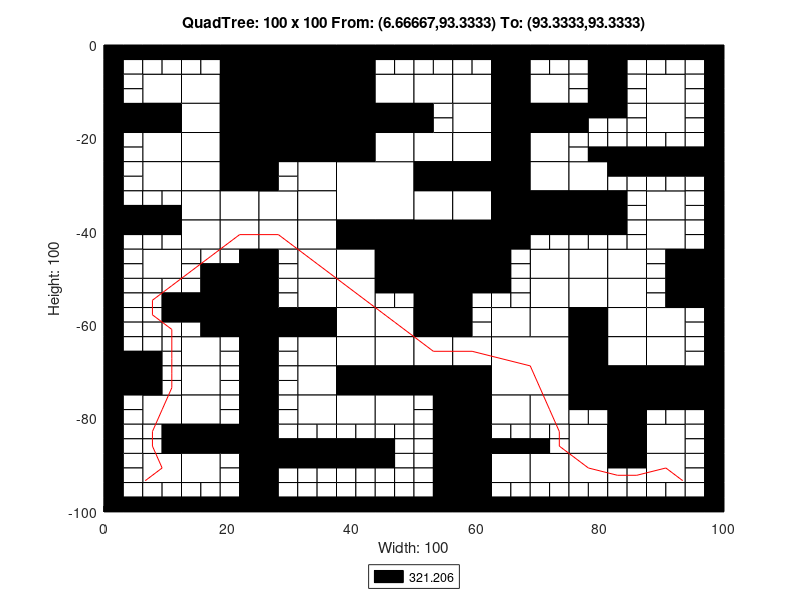

The MATLAB source for this figure:
axis([0 100 -100 0]);
title('QuadTree: 100 x 100 From: (6.66667,93.3333) To: (93.3333,93.3333)');
xlabel('Width: 100');
ylabel('Height: 100');
rectangle('Position',[25 -12.5 12.5 12.5], 'FaceColor',[0 0 0]);
rectangle('Position',[25 -25 12.5 12.5], 'FaceColor',[0 0 0]);
rectangle('Position',[37.5 -37.5 12.5 12.5], 'FaceColor',[1 1 1]);
rectangle('Position',[50 -50 12.5 12.5], 'FaceColor',[0 0 0]);
rectangle('Position',[62.5 -75 12.5 12.5], 'FaceColor',[1 1 1]);
rectangle('Position',[6.25 -12.5 6.25 6.25], 'FaceColor',[1 1 1]);
rectangle('Position',[18.75 -6.25 6.25 6.25], 'FaceColor',[0 0 0]);
rectangle('Position',[12.5 -12.5 6.25 6.25], 'FaceColor',[1 1 1]);
rectangle('Position',[18.75 -12.5 6.25 6.25], 'FaceColor',[0 0 0]);
rectangle('Position',[0 -18.75 6.25 6.25], 'FaceColor',[0 0 0]);
rectangle('Position',[6.25 -18.75 6.25 6.25], 'FaceColor',[0 0 0]);
rectangle('Position',[6.25 -25 6.25 6.25], 'FaceColor',[1 1 1]);
rectangle('Position',[12.5 -18.75 6.25 6.25], 'FaceColor',[1 1 1]);
rectangle('Position',[18.75 -18.75 6.25 6.25], 'FaceColor',[0 0 0]);
rectangle('Position',[12.5 -25 6.25 6.25], 'FaceColor',[1 1 1]);
rectangle('Position',[18.75 -25 6.25 6.25], 'FaceColor',[0 0 0]);
rectangle('Position',[37.5 -6.25 6.25 6.25], 'FaceColor',[0 0 0]);
rectangle('Position',[37.5 -12.5 6.25 6.25], 'FaceColor',[0 0 0]);
rectangle('Position',[43.75 -12.5 6.25 6.25], 'FaceColor',[1 1 1]);
rectangle('Position',[37.5 -18.75 6.25 6.25], 'FaceColor',[0 0 0]);
rectangle('Position',[43.75 -18.75 6.25 6.25], 'FaceColor',[0 0 0]);
rectangle('Position',[37.5 -25 6.25 6.25], 'FaceColor',[0 0 0]);
rectangle('Position',[43.75 -25 6.25 6.25], 'FaceColor',[1 1 1]);
rectangle('Position',[6.25 -31.25 6.25 6.25], 'FaceColor',[1 1 1]);
rectangle('Position',[12.5 -31.25 6.25 6.25], 'FaceColor',[1 1 1]);
rectangle('Position',[18.75 -31.25 6.25 6.25], 'FaceColor',[0 0 0]);
rectangle('Position',[12.5 -37.5 6.25 6.25], 'FaceColor',[1 1 1]);
rectangle('Position',[18.75 -37.5 6.25 6.25], 'FaceColor',[1 1 1]);
rectangle('Position',[6.25 -50 6.25 6.25], 'FaceColor',[1 1 1]);
rectangle('Position',[12.5 -43.75 6.25 6.25], 'FaceColor',[1 1 1]);
rectangle('Position',[18.75 -43.75 6.25 6.25], 'FaceColor',[1 1 1]);
rectangle('Position',[31.25 -31.25 6.25 6.25], 'FaceColor',[1 1 1]);
rectangle('Position',[25 -37.5 6.25 6.25], 'FaceColor',[1 1 1]);
rectangle('Position',[31.25 -37.5 6.25 6.25], 'FaceColor',[1 1 1]);
rectangle('Position',[25 -43.75 6.25 6.25], 'FaceColor',[1 1 1]);
rectangle('Position',[31.25 -43.75 6.25 6.25], 'FaceColor',[1 1 1]);
rectangle('Position',[31.25 -50 6.25 6.25], 'FaceColor',[1 1 1]);
rectangle('Position',[37.5 -43.75 6.25 6.25], 'FaceColor',[0 0 0]);
rectangle('Position',[43.75 -43.75 6.25 6.25], 'FaceColor',[0 0 0]);
rectangle('Position',[37.5 -50 6.25 6.25], 'FaceColor',[1 1 1]);
rectangle('Position',[43.75 -50 6.25 6.25], 'FaceColor',[0 0 0]);
rectangle('Position',[50 -12.5 6.25 6.25], 'FaceColor',[1 1 1]);
rectangle('Position',[56.25 -12.5 6.25 6.25], 'FaceColor',[1 1 1]);
rectangle('Position',[62.5 -6.25 6.25 6.25], 'FaceColor',[0 0 0]);
rectangle('Position',[62.5 -12.5 6.25 6.25], 'FaceColor',[0 0 0]);
rectangle('Position',[68.75 -12.5 6.25 6.25], 'FaceColor',[1 1 1]);
rectangle('Position',[56.25 -18.75 6.25 6.25], 'FaceColor',[1 1 1]);
rectangle('Position',[50 -25 6.25 6.25], 'FaceColor',[1 1 1]);
rectangle('Position',[56.25 -25 6.25 6.25], 'FaceColor',[1 1 1]);
rectangle('Position',[62.5 -18.75 6.25 6.25], 'FaceColor',[0 0 0]);
rectangle('Position',[68.75 -18.75 6.25 6.25], 'FaceColor',[0 0 0]);
rectangle('Position',[62.5 -25 6.25 6.25], 'FaceColor',[0 0 0]);
rectangle('Position',[68.75 -25 6.25 6.25], 'FaceColor',[1 1 1]);
rectangle('Position',[87.5 -12.5 6.25 6.25], 'FaceColor',[1 1 1]);
rectangle('Position',[87.5 -18.75 6.25 6.25], 'FaceColor',[1 1 1]);
rectangle('Position',[50 -31.25 6.25 6.25], 'FaceColor',[0 0 0]);
rectangle('Position',[56.25 -31.25 6.25 6.25], 'FaceColor',[0 0 0]);
rectangle('Position',[50 -37.5 6.25 6.25], 'FaceColor',[1 1 1]);
rectangle('Position',[56.25 -37.5 6.25 6.25], 'FaceColor',[1 1 1]);
rectangle('Position',[62.5 -31.25 6.25 6.25], 'FaceColor',[0 0 0]);
rectangle('Position',[68.75 -31.25 6.25 6.25], 'FaceColor',[1 1 1]);
rectangle('Position',[62.5 -37.5 6.25 6.25], 'FaceColor',[0 0 0]);
rectangle('Position',[68.75 -37.5 6.25 6.25], 'FaceColor',[0 0 0]);
rectangle('Position',[62.5 -43.75 6.25 6.25], 'FaceColor',[0 0 0]);
rectangle('Position',[68.75 -50 6.25 6.25], 'FaceColor',[1 1 1]);
rectangle('Position',[75 -31.25 6.25 6.25], 'FaceColor',[1 1 1]);
rectangle('Position',[75 -37.5 6.25 6.25], 'FaceColor',[0 0 0]);
rectangle('Position',[87.5 -37.5 6.25 6.25], 'FaceColor',[1 1 1]);
rectangle('Position',[75 -50 6.25 6.25], 'FaceColor',[1 1 1]);
rectangle('Position',[81.25 -50 6.25 6.25], 'FaceColor',[1 1 1]);
rectangle('Position',[87.5 -43.75 6.25 6.25], 'FaceColor',[1 1 1]);
rectangle('Position',[93.75 -50 6.25 6.25], 'FaceColor',[0 0 0]);
rectangle('Position',[18.75 -56.25 6.25 6.25], 'FaceColor',[0 0 0]);
rectangle('Position',[18.75 -62.5 6.25 6.25], 'FaceColor',[0 0 0]);
rectangle('Position',[0 -75 6.25 6.25], 'FaceColor',[0 0 0]);
rectangle('Position',[12.5 -68.75 6.25 6.25], 'FaceColor',[1 1 1]);
rectangle('Position',[12.5 -75 6.25 6.25], 'FaceColor',[1 1 1]);
rectangle('Position',[31.25 -56.25 6.25 6.25], 'FaceColor',[1 1 1]);
rectangle('Position',[25 -62.5 6.25 6.25], 'FaceColor',[0 0 0]);
rectangle('Position',[31.25 -62.5 6.25 6.25], 'FaceColor',[0 0 0]);
rectangle('Position',[37.5 -56.25 6.25 6.25], 'FaceColor',[1 1 1]);
rectangle('Position',[37.5 -62.5 6.25 6.25], 'FaceColor',[1 1 1]);
rectangle('Position',[43.75 -62.5 6.25 6.25], 'FaceColor',[1 1 1]);
rectangle('Position',[31.25 -68.75 6.25 6.25], 'FaceColor',[1 1 1]);
rectangle('Position',[31.25 -75 6.25 6.25], 'FaceColor',[1 1 1]);
rectangle('Position',[37.5 -68.75 6.25 6.25], 'FaceColor',[1 1 1]);
rectangle('Position',[43.75 -68.75 6.25 6.25], 'FaceColor',[1 1 1]);
rectangle('Position',[37.5 -75 6.25 6.25], 'FaceColor',[0 0 0]);
rectangle('Position',[43.75 -75 6.25 6.25], 'FaceColor',[0 0 0]);
rectangle('Position',[6.25 -81.25 6.25 6.25], 'FaceColor',[1 1 1]);
rectangle('Position',[12.5 -81.25 6.25 6.25], 'FaceColor',[1 1 1]);
rectangle('Position',[12.5 -87.5 6.25 6.25], 'FaceColor',[0 0 0]);
rectangle('Position',[18.75 -87.5 6.25 6.25], 'FaceColor',[0 0 0]);
rectangle('Position',[6.25 -93.75 6.25 6.25], 'FaceColor',[1 1 1]);
rectangle('Position',[12.5 -93.75 6.25 6.25], 'FaceColor',[1 1 1]);
rectangle('Position',[31.25 -81.25 6.25 6.25], 'FaceColor',[1 1 1]);
rectangle('Position',[37.5 -81.25 6.25 6.25], 'FaceColor',[1 1 1]);
rectangle('Position',[43.75 -81.25 6.25 6.25], 'FaceColor',[1 1 1]);
rectangle('Position',[50 -56.25 6.25 6.25], 'FaceColor',[0 0 0]);
rectangle('Position',[50 -62.5 6.25 6.25], 'FaceColor',[0 0 0]);
rectangle('Position',[68.75 -56.25 6.25 6.25], 'FaceColor',[1 1 1]);
rectangle('Position',[62.5 -62.5 6.25 6.25], 'FaceColor',[1 1 1]);
rectangle('Position',[68.75 -62.5 6.25 6.25], 'FaceColor',[1 1 1]);
rectangle('Position',[50 -68.75 6.25 6.25], 'FaceColor',[1 1 1]);
rectangle('Position',[56.25 -68.75 6.25 6.25], 'FaceColor',[1 1 1]);
rectangle('Position',[50 -75 6.25 6.25], 'FaceColor',[0 0 0]);
rectangle('Position',[56.25 -75 6.25 6.25], 'FaceColor',[0 0 0]);
rectangle('Position',[75 -56.25 6.25 6.25], 'FaceColor',[1 1 1]);
rectangle('Position',[81.25 -56.25 6.25 6.25], 'FaceColor',[1 1 1]);
rectangle('Position',[75 -62.5 6.25 6.25], 'FaceColor',[0 0 0]);
rectangle('Position',[81.25 -62.5 6.25 6.25], 'FaceColor',[1 1 1]);
rectangle('Position',[93.75 -56.25 6.25 6.25], 'FaceColor',[0 0 0]);
rectangle('Position',[87.5 -62.5 6.25 6.25], 'FaceColor',[1 1 1]);
rectangle('Position',[75 -68.75 6.25 6.25], 'FaceColor',[0 0 0]);
rectangle('Position',[81.25 -68.75 6.25 6.25], 'FaceColor',[1 1 1]);
rectangle('Position',[75 -75 6.25 6.25], 'FaceColor',[0 0 0]);
rectangle('Position',[81.25 -75 6.25 6.25], 'FaceColor',[0 0 0]);
rectangle('Position',[87.5 -68.75 6.25 6.25], 'FaceColor',[1 1 1]);
rectangle('Position',[87.5 -75 6.25 6.25], 'FaceColor',[0 0 0]);
rectangle('Position',[93.75 -75 6.25 6.25], 'FaceColor',[0 0 0]);
rectangle('Position',[56.25 -81.25 6.25 6.25], 'FaceColor',[0 0 0]);
rectangle('Position',[56.25 -87.5 6.25 6.25], 'FaceColor',[0 0 0]);
rectangle('Position',[62.5 -81.25 6.25 6.25], 'FaceColor',[1 1 1]);
rectangle('Position',[68.75 -81.25 6.25 6.25], 'FaceColor',[1 1 1]);
rectangle('Position',[56.25 -93.75 6.25 6.25], 'FaceColor',[0 0 0]);
rectangle('Position',[56.25 -100 6.25 6.25], 'FaceColor',[0 0 0]);
rectangle('Position',[62.5 -93.75 6.25 6.25], 'FaceColor',[1 1 1]);
rectangle('Position',[68.75 -93.75 6.25 6.25], 'FaceColor',[1 1 1]);
rectangle('Position',[81.25 -81.25 6.25 6.25], 'FaceColor',[0 0 0]);
rectangle('Position',[75 -87.5 6.25 6.25], 'FaceColor',[1 1 1]);
rectangle('Position',[81.25 -87.5 6.25 6.25], 'FaceColor',[0 0 0]);
rectangle('Position',[87.5 -87.5 6.25 6.25], 'FaceColor',[1 1 1]);
rectangle('Position',[75 -93.75 6.25 6.25], 'FaceColor',[1 1 1]);
rectangle('Position',[87.5 -93.75 6.25 6.25], 'FaceColor',[1 1 1]);
rectangle('Position',[0 -3.125 3.125 3.125], 'FaceColor',[0 0 0]);
rectangle('Position',[3.125 -3.125 3.125 3.125], 'FaceColor',[0 0 0]);
rectangle('Position',[0 -6.25 3.125 3.125], 'FaceColor',[0 0 0]);
rectangle('Position',[3.125 -6.25 3.125 3.125], 'FaceColor',[1 1 1]);
rectangle('Position',[6.25 -3.125 3.125 3.125], 'FaceColor',[0 0 0]);
rectangle('Position',[9.375 -3.125 3.125 3.125], 'FaceColor',[0 0 0]);
rectangle('Position',[6.25 -6.25 3.125 3.125], 'FaceColor',[1 1 1]);
rectangle('Position',[9.375 -6.25 3.125 3.125], 'FaceColor',[1 1 1]);
rectangle('Position',[0 -9.375 3.125 3.125], 'FaceColor',[0 0 0]);
rectangle('Position',[3.125 -9.375 3.125 3.125], 'FaceColor',[1 1 1]);
rectangle('Position',[0 -12.5 3.125 3.125], 'FaceColor',[0 0 0]);
rectangle('Position',[3.125 -12.5 3.125 3.125], 'FaceColor',[1 1 1]);
rectangle('Position',[12.5 -3.125 3.125 3.125], 'FaceColor',[0 0 0]);
rectangle('Position',[15.625 -3.125 3.125 3.125], 'FaceColor',[0 0 0]);
rectangle('Position',[12.5 -6.25 3.125 3.125], 'FaceColor',[1 1 1]);
rectangle('Position',[15.625 -6.25 3.125 3.125], 'FaceColor',[1 1 1]);
rectangle('Position',[0 -21.875 3.125 3.125], 'FaceColor',[0 0 0]);
rectangle('Position',[3.125 -21.875 3.125 3.125], 'FaceColor',[1 1 1]);
rectangle('Position',[0 -25 3.125 3.125], 'FaceColor',[0 0 0]);
rectangle('Position',[3.125 -25 3.125 3.125], 'FaceColor',[1 1 1]);
rectangle('Position',[43.75 -3.125 3.125 3.125], 'FaceColor',[0 0 0]);
rectangle('Position',[46.875 -3.125 3.125 3.125], 'FaceColor',[0 0 0]);
rectangle('Position',[43.75 -6.25 3.125 3.125], 'FaceColor',[1 1 1]);
rectangle('Position',[46.875 -6.25 3.125 3.125], 'FaceColor',[1 1 1]);
rectangle('Position',[0 -28.125 3.125 3.125], 'FaceColor',[0 0 0]);
rectangle('Position',[3.125 -28.125 3.125 3.125], 'FaceColor',[1 1 1]);
rectangle('Position',[0 -31.25 3.125 3.125], 'FaceColor',[0 0 0]);
rectangle('Position',[3.125 -31.25 3.125 3.125], 'FaceColor',[1 1 1]);
rectangle('Position',[0 -34.375 3.125 3.125], 'FaceColor',[0 0 0]);
rectangle('Position',[3.125 -34.375 3.125 3.125], 'FaceColor',[1 1 1]);
rectangle('Position',[0 -37.5 3.125 3.125], 'FaceColor',[0 0 0]);
rectangle('Position',[3.125 -37.5 3.125 3.125], 'FaceColor',[0 0 0]);
rectangle('Position',[6.25 -34.375 3.125 3.125], 'FaceColor',[1 1 1]);
rectangle('Position',[9.375 -34.375 3.125 3.125], 'FaceColor',[1 1 1]);
rectangle('Position',[6.25 -37.5 3.125 3.125], 'FaceColor',[0 0 0]);
rectangle('Position',[9.375 -37.5 3.125 3.125], 'FaceColor',[0 0 0]);
rectangle('Position',[0 -40.625 3.125 3.125], 'FaceColor',[0 0 0]);
rectangle('Position',[3.125 -40.625 3.125 3.125], 'FaceColor',[0 0 0]);
rectangle('Position',[0 -43.75 3.125 3.125], 'FaceColor',[0 0 0]);
rectangle('Position',[3.125 -43.75 3.125 3.125], 'FaceColor',[1 1 1]);
rectangle('Position',[6.25 -40.625 3.125 3.125], 'FaceColor',[0 0 0]);
rectangle('Position',[9.375 -40.625 3.125 3.125], 'FaceColor',[0 0 0]);
rectangle('Position',[6.25 -43.75 3.125 3.125], 'FaceColor',[1 1 1]);
rectangle('Position',[9.375 -43.75 3.125 3.125], 'FaceColor',[1 1 1]);
rectangle('Position',[0 -46.875 3.125 3.125], 'FaceColor',[0 0 0]);
rectangle('Position',[3.125 -46.875 3.125 3.125], 'FaceColor',[1 1 1]);
rectangle('Position',[0 -50 3.125 3.125], 'FaceColor',[0 0 0]);
rectangle('Position',[3.125 -50 3.125 3.125], 'FaceColor',[1 1 1]);
rectangle('Position',[12.5 -46.875 3.125 3.125], 'FaceColor',[1 1 1]);
rectangle('Position',[15.625 -46.875 3.125 3.125], 'FaceColor',[1 1 1]);
rectangle('Position',[12.5 -50 3.125 3.125], 'FaceColor',[1 1 1]);
rectangle('Position',[15.625 -50 3.125 3.125], 'FaceColor',[0 0 0]);
rectangle('Position',[18.75 -46.875 3.125 3.125], 'FaceColor',[1 1 1]);
rectangle('Position',[21.875 -46.875 3.125 3.125], 'FaceColor',[0 0 0]);
rectangle('Position',[18.75 -50 3.125 3.125], 'FaceColor',[0 0 0]);
rectangle('Position',[21.875 -50 3.125 3.125], 'FaceColor',[0 0 0]);
rectangle('Position',[25 -28.125 3.125 3.125], 'FaceColor',[0 0 0]);
rectangle('Position',[28.125 -28.125 3.125 3.125], 'FaceColor',[1 1 1]);
rectangle('Position',[25 -31.25 3.125 3.125], 'FaceColor',[0 0 0]);
rectangle('Position',[28.125 -31.25 3.125 3.125], 'FaceColor',[1 1 1]);
rectangle('Position',[25 -46.875 3.125 3.125], 'FaceColor',[0 0 0]);
rectangle('Position',[28.125 -46.875 3.125 3.125], 'FaceColor',[1 1 1]);
rectangle('Position',[25 -50 3.125 3.125], 'FaceColor',[0 0 0]);
rectangle('Position',[28.125 -50 3.125 3.125], 'FaceColor',[1 1 1]);
rectangle('Position',[50 -3.125 3.125 3.125], 'FaceColor',[0 0 0]);
rectangle('Position',[53.125 -3.125 3.125 3.125], 'FaceColor',[0 0 0]);
rectangle('Position',[50 -6.25 3.125 3.125], 'FaceColor',[1 1 1]);
rectangle('Position',[53.125 -6.25 3.125 3.125], 'FaceColor',[1 1 1]);
rectangle('Position',[56.25 -3.125 3.125 3.125], 'FaceColor',[0 0 0]);
rectangle('Position',[59.375 -3.125 3.125 3.125], 'FaceColor',[0 0 0]);
rectangle('Position',[56.25 -6.25 3.125 3.125], 'FaceColor',[1 1 1]);
rectangle('Position',[59.375 -6.25 3.125 3.125], 'FaceColor',[1 1 1]);
rectangle('Position',[68.75 -3.125 3.125 3.125], 'FaceColor',[0 0 0]);
rectangle('Position',[71.875 -3.125 3.125 3.125], 'FaceColor',[0 0 0]);
rectangle('Position',[68.75 -6.25 3.125 3.125], 'FaceColor',[1 1 1]);
rectangle('Position',[71.875 -6.25 3.125 3.125], 'FaceColor',[1 1 1]);
rectangle('Position',[50 -15.625 3.125 3.125], 'FaceColor',[0 0 0]);
rectangle('Position',[53.125 -15.625 3.125 3.125], 'FaceColor',[1 1 1]);
rectangle('Position',[50 -18.75 3.125 3.125], 'FaceColor',[0 0 0]);
rectangle('Position',[53.125 -18.75 3.125 3.125], 'FaceColor',[1 1 1]);
rectangle('Position',[75 -3.125 3.125 3.125], 'FaceColor',[0 0 0]);
rectangle('Position',[78.125 -3.125 3.125 3.125], 'FaceColor',[0 0 0]);
rectangle('Position',[75 -6.25 3.125 3.125], 'FaceColor',[1 1 1]);
rectangle('Position',[78.125 -6.25 3.125 3.125], 'FaceColor',[0 0 0]);
rectangle('Position',[81.25 -3.125 3.125 3.125], 'FaceColor',[0 0 0]);
rectangle('Position',[84.375 -3.125 3.125 3.125], 'FaceColor',[0 0 0]);
rectangle('Position',[81.25 -6.25 3.125 3.125], 'FaceColor',[0 0 0]);
rectangle('Position',[84.375 -6.25 3.125 3.125], 'FaceColor',[1 1 1]);
rectangle('Position',[75 -9.375 3.125 3.125], 'FaceColor',[1 1 1]);
rectangle('Position',[78.125 -9.375 3.125 3.125], 'FaceColor',[0 0 0]);
rectangle('Position',[75 -12.5 3.125 3.125], 'FaceColor',[1 1 1]);
rectangle('Position',[78.125 -12.5 3.125 3.125], 'FaceColor',[0 0 0]);
rectangle('Position',[81.25 -9.375 3.125 3.125], 'FaceColor',[0 0 0]);
rectangle('Position',[84.375 -9.375 3.125 3.125], 'FaceColor',[1 1 1]);
rectangle('Position',[81.25 -12.5 3.125 3.125], 'FaceColor',[0 0 0]);
rectangle('Position',[84.375 -12.5 3.125 3.125], 'FaceColor',[1 1 1]);
rectangle('Position',[87.5 -3.125 3.125 3.125], 'FaceColor',[0 0 0]);
rectangle('Position',[90.625 -3.125 3.125 3.125], 'FaceColor',[0 0 0]);
rectangle('Position',[87.5 -6.25 3.125 3.125], 'FaceColor',[1 1 1]);
rectangle('Position',[90.625 -6.25 3.125 3.125], 'FaceColor',[1 1 1]);
rectangle('Position',[93.75 -3.125 3.125 3.125], 'FaceColor',[0 0 0]);
rectangle('Position',[96.875 -3.125 3.125 3.125], 'FaceColor',[0 0 0]);
rectangle('Position',[93.75 -6.25 3.125 3.125], 'FaceColor',[1 1 1]);
rectangle('Position',[96.875 -6.25 3.125 3.125], 'FaceColor',[0 0 0]);
rectangle('Position',[93.75 -9.375 3.125 3.125], 'FaceColor',[1 1 1]);
rectangle('Position',[96.875 -9.375 3.125 3.125], 'FaceColor',[0 0 0]);
rectangle('Position',[93.75 -12.5 3.125 3.125], 'FaceColor',[1 1 1]);
rectangle('Position',[96.875 -12.5 3.125 3.125], 'FaceColor',[0 0 0]);
rectangle('Position',[75 -15.625 3.125 3.125], 'FaceColor',[0 0 0]);
rectangle('Position',[78.125 -15.625 3.125 3.125], 'FaceColor',[0 0 0]);
rectangle('Position',[75 -18.75 3.125 3.125], 'FaceColor',[0 0 0]);
rectangle('Position',[78.125 -18.75 3.125 3.125], 'FaceColor',[1 1 1]);
rectangle('Position',[81.25 -15.625 3.125 3.125], 'FaceColor',[0 0 0]);
rectangle('Position',[84.375 -15.625 3.125 3.125], 'FaceColor',[1 1 1]);
rectangle('Position',[81.25 -18.75 3.125 3.125], 'FaceColor',[1 1 1]);
rectangle('Position',[84.375 -18.75 3.125 3.125], 'FaceColor',[1 1 1]);
rectangle('Position',[75 -21.875 3.125 3.125], 'FaceColor',[1 1 1]);
rectangle('Position',[78.125 -21.875 3.125 3.125], 'FaceColor',[1 1 1]);
rectangle('Position',[75 -25 3.125 3.125], 'FaceColor',[1 1 1]);
rectangle('Position',[78.125 -25 3.125 3.125], 'FaceColor',[0 0 0]);
rectangle('Position',[81.25 -21.875 3.125 3.125], 'FaceColor',[1 1 1]);
rectangle('Position',[84.375 -21.875 3.125 3.125], 'FaceColor',[1 1 1]);
rectangle('Position',[81.25 -25 3.125 3.125], 'FaceColor',[0 0 0]);
rectangle('Position',[84.375 -25 3.125 3.125], 'FaceColor',[0 0 0]);
rectangle('Position',[93.75 -15.625 3.125 3.125], 'FaceColor',[1 1 1]);
rectangle('Position',[96.875 -15.625 3.125 3.125], 'FaceColor',[0 0 0]);
rectangle('Position',[93.75 -18.75 3.125 3.125], 'FaceColor',[1 1 1]);
rectangle('Position',[96.875 -18.75 3.125 3.125], 'FaceColor',[0 0 0]);
rectangle('Position',[87.5 -21.875 3.125 3.125], 'FaceColor',[1 1 1]);
rectangle('Position',[90.625 -21.875 3.125 3.125], 'FaceColor',[1 1 1]);
rectangle('Position',[87.5 -25 3.125 3.125], 'FaceColor',[0 0 0]);
rectangle('Position',[90.625 -25 3.125 3.125], 'FaceColor',[0 0 0]);
rectangle('Position',[93.75 -21.875 3.125 3.125], 'FaceColor',[1 1 1]);
rectangle('Position',[96.875 -21.875 3.125 3.125], 'FaceColor',[0 0 0]);
rectangle('Position',[93.75 -25 3.125 3.125], 'FaceColor',[0 0 0]);
rectangle('Position',[96.875 -25 3.125 3.125], 'FaceColor',[0 0 0]);
rectangle('Position',[68.75 -40.625 3.125 3.125], 'FaceColor',[0 0 0]);
rectangle('Position',[71.875 -40.625 3.125 3.125], 'FaceColor',[0 0 0]);
rectangle('Position',[68.75 -43.75 3.125 3.125], 'FaceColor',[1 1 1]);
rectangle('Position',[71.875 -43.75 3.125 3.125], 'FaceColor',[1 1 1]);
rectangle('Position',[62.5 -46.875 3.125 3.125], 'FaceColor',[0 0 0]);
rectangle('Position',[65.625 -46.875 3.125 3.125], 'FaceColor',[1 1 1]);
rectangle('Position',[62.5 -50 3.125 3.125], 'FaceColor',[0 0 0]);
rectangle('Position',[65.625 -50 3.125 3.125], 'FaceColor',[1 1 1]);
rectangle('Position',[81.25 -28.125 3.125 3.125], 'FaceColor',[0 0 0]);
rectangle('Position',[84.375 -28.125 3.125 3.125], 'FaceColor',[0 0 0]);
rectangle('Position',[81.25 -31.25 3.125 3.125], 'FaceColor',[1 1 1]);
rectangle('Position',[84.375 -31.25 3.125 3.125], 'FaceColor',[1 1 1]);
rectangle('Position',[81.25 -34.375 3.125 3.125], 'FaceColor',[0 0 0]);
rectangle('Position',[84.375 -34.375 3.125 3.125], 'FaceColor',[1 1 1]);
rectangle('Position',[81.25 -37.5 3.125 3.125], 'FaceColor',[0 0 0]);
rectangle('Position',[84.375 -37.5 3.125 3.125], 'FaceColor',[1 1 1]);
rectangle('Position',[87.5 -28.125 3.125 3.125], 'FaceColor',[0 0 0]);
rectangle('Position',[90.625 -28.125 3.125 3.125], 'FaceColor',[0 0 0]);
rectangle('Position',[87.5 -31.25 3.125 3.125], 'FaceColor',[1 1 1]);
rectangle('Position',[90.625 -31.25 3.125 3.125], 'FaceColor',[1 1 1]);
rectangle('Position',[93.75 -28.125 3.125 3.125], 'FaceColor',[0 0 0]);
rectangle('Position',[96.875 -28.125 3.125 3.125], 'FaceColor',[0 0 0]);
rectangle('Position',[93.75 -31.25 3.125 3.125], 'FaceColor',[1 1 1]);
rectangle('Position',[96.875 -31.25 3.125 3.125], 'FaceColor',[0 0 0]);
rectangle('Position',[93.75 -34.375 3.125 3.125], 'FaceColor',[1 1 1]);
rectangle('Position',[96.875 -34.375 3.125 3.125], 'FaceColor',[0 0 0]);
rectangle('Position',[93.75 -37.5 3.125 3.125], 'FaceColor',[1 1 1]);
rectangle('Position',[96.875 -37.5 3.125 3.125], 'FaceColor',[0 0 0]);
rectangle('Position',[75 -40.625 3.125 3.125], 'FaceColor',[0 0 0]);
rectangle('Position',[78.125 -40.625 3.125 3.125], 'FaceColor',[0 0 0]);
rectangle('Position',[75 -43.75 3.125 3.125], 'FaceColor',[1 1 1]);
rectangle('Position',[78.125 -43.75 3.125 3.125], 'FaceColor',[1 1 1]);
rectangle('Position',[81.25 -40.625 3.125 3.125], 'FaceColor',[0 0 0]);
rectangle('Position',[84.375 -40.625 3.125 3.125], 'FaceColor',[1 1 1]);
rectangle('Position',[81.25 -43.75 3.125 3.125], 'FaceColor',[1 1 1]);
rectangle('Position',[84.375 -43.75 3.125 3.125], 'FaceColor',[1 1 1]);
rectangle('Position',[93.75 -40.625 3.125 3.125], 'FaceColor',[1 1 1]);
rectangle('Position',[96.875 -40.625 3.125 3.125], 'FaceColor',[0 0 0]);
rectangle('Position',[93.75 -43.75 3.125 3.125], 'FaceColor',[1 1 1]);
rectangle('Position',[96.875 -43.75 3.125 3.125], 'FaceColor',[0 0 0]);
rectangle('Position',[87.5 -46.875 3.125 3.125], 'FaceColor',[1 1 1]);
rectangle('Position',[90.625 -46.875 3.125 3.125], 'FaceColor',[0 0 0]);
rectangle('Position',[87.5 -50 3.125 3.125], 'FaceColor',[1 1 1]);
rectangle('Position',[90.625 -50 3.125 3.125], 'FaceColor',[0 0 0]);
rectangle('Position',[0 -53.125 3.125 3.125], 'FaceColor',[0 0 0]);
rectangle('Position',[3.125 -53.125 3.125 3.125], 'FaceColor',[1 1 1]);
rectangle('Position',[0 -56.25 3.125 3.125], 'FaceColor',[0 0 0]);
rectangle('Position',[3.125 -56.25 3.125 3.125], 'FaceColor',[1 1 1]);
rectangle('Position',[6.25 -53.125 3.125 3.125], 'FaceColor',[1 1 1]);
rectangle('Position',[9.375 -53.125 3.125 3.125], 'FaceColor',[1 1 1]);
rectangle('Position',[6.25 -56.25 3.125 3.125], 'FaceColor',[1 1 1]);
rectangle('Position',[9.375 -56.25 3.125 3.125], 'FaceColor',[0 0 0]);
rectangle('Position',[0 -59.375 3.125 3.125], 'FaceColor',[0 0 0]);
rectangle('Position',[3.125 -59.375 3.125 3.125], 'FaceColor',[1 1 1]);
rectangle('Position',[0 -62.5 3.125 3.125], 'FaceColor',[0 0 0]);
rectangle('Position',[3.125 -62.5 3.125 3.125], 'FaceColor',[1 1 1]);
rectangle('Position',[6.25 -59.375 3.125 3.125], 'FaceColor',[1 1 1]);
rectangle('Position',[9.375 -59.375 3.125 3.125], 'FaceColor',[0 0 0]);
rectangle('Position',[6.25 -62.5 3.125 3.125], 'FaceColor',[1 1 1]);
rectangle('Position',[9.375 -62.5 3.125 3.125], 'FaceColor',[1 1 1]);
rectangle('Position',[12.5 -53.125 3.125 3.125], 'FaceColor',[1 1 1]);
rectangle('Position',[15.625 -53.125 3.125 3.125], 'FaceColor',[0 0 0]);
rectangle('Position',[12.5 -56.25 3.125 3.125], 'FaceColor',[0 0 0]);
rectangle('Position',[15.625 -56.25 3.125 3.125], 'FaceColor',[0 0 0]);
rectangle('Position',[12.5 -59.375 3.125 3.125], 'FaceColor',[0 0 0]);
rectangle('Position',[15.625 -59.375 3.125 3.125], 'FaceColor',[0 0 0]);
rectangle('Position',[12.5 -62.5 3.125 3.125], 'FaceColor',[1 1 1]);
rectangle('Position',[15.625 -62.5 3.125 3.125], 'FaceColor',[0 0 0]);
rectangle('Position',[0 -65.625 3.125 3.125], 'FaceColor',[0 0 0]);
rectangle('Position',[3.125 -65.625 3.125 3.125], 'FaceColor',[1 1 1]);
rectangle('Position',[0 -68.75 3.125 3.125], 'FaceColor',[0 0 0]);
rectangle('Position',[3.125 -68.75 3.125 3.125], 'FaceColor',[0 0 0]);
rectangle('Position',[6.25 -65.625 3.125 3.125], 'FaceColor',[1 1 1]);
rectangle('Position',[9.375 -65.625 3.125 3.125], 'FaceColor',[1 1 1]);
rectangle('Position',[6.25 -68.75 3.125 3.125], 'FaceColor',[0 0 0]);
rectangle('Position',[9.375 -68.75 3.125 3.125], 'FaceColor',[1 1 1]);
rectangle('Position',[6.25 -71.875 3.125 3.125], 'FaceColor',[0 0 0]);
rectangle('Position',[9.375 -71.875 3.125 3.125], 'FaceColor',[1 1 1]);
rectangle('Position',[6.25 -75 3.125 3.125], 'FaceColor',[0 0 0]);
rectangle('Position',[9.375 -75 3.125 3.125], 'FaceColor',[1 1 1]);
rectangle('Position',[18.75 -65.625 3.125 3.125], 'FaceColor',[1 1 1]);
rectangle('Position',[21.875 -65.625 3.125 3.125], 'FaceColor',[0 0 0]);
rectangle('Position',[18.75 -68.75 3.125 3.125], 'FaceColor',[1 1 1]);
rectangle('Position',[21.875 -68.75 3.125 3.125], 'FaceColor',[0 0 0]);
rectangle('Position',[18.75 -71.875 3.125 3.125], 'FaceColor',[1 1 1]);
rectangle('Position',[21.875 -71.875 3.125 3.125], 'FaceColor',[0 0 0]);
rectangle('Position',[18.75 -75 3.125 3.125], 'FaceColor',[1 1 1]);
rectangle('Position',[21.875 -75 3.125 3.125], 'FaceColor',[0 0 0]);
rectangle('Position',[25 -53.125 3.125 3.125], 'FaceColor',[0 0 0]);
rectangle('Position',[28.125 -53.125 3.125 3.125], 'FaceColor',[1 1 1]);
rectangle('Position',[25 -56.25 3.125 3.125], 'FaceColor',[0 0 0]);
rectangle('Position',[28.125 -56.25 3.125 3.125], 'FaceColor',[1 1 1]);
rectangle('Position',[43.75 -53.125 3.125 3.125], 'FaceColor',[0 0 0]);
rectangle('Position',[46.875 -53.125 3.125 3.125], 'FaceColor',[0 0 0]);
rectangle('Position',[43.75 -56.25 3.125 3.125], 'FaceColor',[1 1 1]);
rectangle('Position',[46.875 -56.25 3.125 3.125], 'FaceColor',[1 1 1]);
rectangle('Position',[25 -65.625 3.125 3.125], 'FaceColor',[0 0 0]);
rectangle('Position',[28.125 -65.625 3.125 3.125], 'FaceColor',[1 1 1]);
rectangle('Position',[25 -68.75 3.125 3.125], 'FaceColor',[0 0 0]);
rectangle('Position',[28.125 -68.75 3.125 3.125], 'FaceColor',[1 1 1]);
rectangle('Position',[25 -71.875 3.125 3.125], 'FaceColor',[0 0 0]);
rectangle('Position',[28.125 -71.875 3.125 3.125], 'FaceColor',[1 1 1]);
rectangle('Position',[25 -75 3.125 3.125], 'FaceColor',[0 0 0]);
rectangle('Position',[28.125 -75 3.125 3.125], 'FaceColor',[1 1 1]);
rectangle('Position',[0 -78.125 3.125 3.125], 'FaceColor',[0 0 0]);
rectangle('Position',[3.125 -78.125 3.125 3.125], 'FaceColor',[1 1 1]);
rectangle('Position',[0 -81.25 3.125 3.125], 'FaceColor',[0 0 0]);
rectangle('Position',[3.125 -81.25 3.125 3.125], 'FaceColor',[1 1 1]);
rectangle('Position',[0 -84.375 3.125 3.125], 'FaceColor',[0 0 0]);
rectangle('Position',[3.125 -84.375 3.125 3.125], 'FaceColor',[1 1 1]);
rectangle('Position',[0 -87.5 3.125 3.125], 'FaceColor',[0 0 0]);
rectangle('Position',[3.125 -87.5 3.125 3.125], 'FaceColor',[1 1 1]);
rectangle('Position',[6.25 -84.375 3.125 3.125], 'FaceColor',[1 1 1]);
rectangle('Position',[9.375 -84.375 3.125 3.125], 'FaceColor',[0 0 0]);
rectangle('Position',[6.25 -87.5 3.125 3.125], 'FaceColor',[1 1 1]);
rectangle('Position',[9.375 -87.5 3.125 3.125], 'FaceColor',[0 0 0]);
rectangle('Position',[18.75 -78.125 3.125 3.125], 'FaceColor',[1 1 1]);
rectangle('Position',[21.875 -78.125 3.125 3.125], 'FaceColor',[0 0 0]);
rectangle('Position',[18.75 -81.25 3.125 3.125], 'FaceColor',[1 1 1]);
rectangle('Position',[21.875 -81.25 3.125 3.125], 'FaceColor',[0 0 0]);
rectangle('Position',[0 -90.625 3.125 3.125], 'FaceColor',[0 0 0]);
rectangle('Position',[3.125 -90.625 3.125 3.125], 'FaceColor',[1 1 1]);
rectangle('Position',[0 -93.75 3.125 3.125], 'FaceColor',[0 0 0]);
rectangle('Position',[3.125 -93.75 3.125 3.125], 'FaceColor',[1 1 1]);
rectangle('Position',[0 -96.875 3.125 3.125], 'FaceColor',[0 0 0]);
rectangle('Position',[3.125 -96.875 3.125 3.125], 'FaceColor',[1 1 1]);
rectangle('Position',[0 -100 3.125 3.125], 'FaceColor',[0 0 0]);
rectangle('Position',[3.125 -100 3.125 3.125], 'FaceColor',[0 0 0]);
rectangle('Position',[6.25 -96.875 3.125 3.125], 'FaceColor',[1 1 1]);
rectangle('Position',[9.375 -96.875 3.125 3.125], 'FaceColor',[1 1 1]);
rectangle('Position',[6.25 -100 3.125 3.125], 'FaceColor',[0 0 0]);
rectangle('Position',[9.375 -100 3.125 3.125], 'FaceColor',[0 0 0]);
rectangle('Position',[18.75 -90.625 3.125 3.125], 'FaceColor',[1 1 1]);
rectangle('Position',[21.875 -90.625 3.125 3.125], 'FaceColor',[0 0 0]);
rectangle('Position',[18.75 -93.75 3.125 3.125], 'FaceColor',[1 1 1]);
rectangle('Position',[21.875 -93.75 3.125 3.125], 'FaceColor',[0 0 0]);
rectangle('Position',[12.5 -96.875 3.125 3.125], 'FaceColor',[1 1 1]);
rectangle('Position',[15.625 -96.875 3.125 3.125], 'FaceColor',[1 1 1]);
rectangle('Position',[12.5 -100 3.125 3.125], 'FaceColor',[0 0 0]);
rectangle('Position',[15.625 -100 3.125 3.125], 'FaceColor',[0 0 0]);
rectangle('Position',[18.75 -96.875 3.125 3.125], 'FaceColor',[1 1 1]);
rectangle('Position',[21.875 -96.875 3.125 3.125], 'FaceColor',[0 0 0]);
rectangle('Position',[18.75 -100 3.125 3.125], 'FaceColor',[0 0 0]);
rectangle('Position',[21.875 -100 3.125 3.125], 'FaceColor',[0 0 0]);
rectangle('Position',[25 -78.125 3.125 3.125], 'FaceColor',[0 0 0]);
rectangle('Position',[28.125 -78.125 3.125 3.125], 'FaceColor',[1 1 1]);
rectangle('Position',[25 -81.25 3.125 3.125], 'FaceColor',[0 0 0]);
rectangle('Position',[28.125 -81.25 3.125 3.125], 'FaceColor',[1 1 1]);
rectangle('Position',[25 -84.375 3.125 3.125], 'FaceColor',[0 0 0]);
rectangle('Position',[28.125 -84.375 3.125 3.125], 'FaceColor',[1 1 1]);
rectangle('Position',[25 -87.5 3.125 3.125], 'FaceColor',[0 0 0]);
rectangle('Position',[28.125 -87.5 3.125 3.125], 'FaceColor',[0 0 0]);
rectangle('Position',[31.25 -84.375 3.125 3.125], 'FaceColor',[1 1 1]);
rectangle('Position',[34.375 -84.375 3.125 3.125], 'FaceColor',[1 1 1]);
rectangle('Position',[31.25 -87.5 3.125 3.125], 'FaceColor',[0 0 0]);
rectangle('Position',[34.375 -87.5 3.125 3.125], 'FaceColor',[0 0 0]);
rectangle('Position',[37.5 -84.375 3.125 3.125], 'FaceColor',[1 1 1]);
rectangle('Position',[40.625 -84.375 3.125 3.125], 'FaceColor',[1 1 1]);
rectangle('Position',[37.5 -87.5 3.125 3.125], 'FaceColor',[0 0 0]);
rectangle('Position',[40.625 -87.5 3.125 3.125], 'FaceColor',[0 0 0]);
rectangle('Position',[43.75 -84.375 3.125 3.125], 'FaceColor',[1 1 1]);
rectangle('Position',[46.875 -84.375 3.125 3.125], 'FaceColor',[1 1 1]);
rectangle('Position',[43.75 -87.5 3.125 3.125], 'FaceColor',[0 0 0]);
rectangle('Position',[46.875 -87.5 3.125 3.125], 'FaceColor',[1 1 1]);
rectangle('Position',[25 -90.625 3.125 3.125], 'FaceColor',[0 0 0]);
rectangle('Position',[28.125 -90.625 3.125 3.125], 'FaceColor',[0 0 0]);
rectangle('Position',[25 -93.75 3.125 3.125], 'FaceColor',[0 0 0]);
rectangle('Position',[28.125 -93.75 3.125 3.125], 'FaceColor',[1 1 1]);
rectangle('Position',[31.25 -90.625 3.125 3.125], 'FaceColor',[0 0 0]);
rectangle('Position',[34.375 -90.625 3.125 3.125], 'FaceColor',[0 0 0]);
rectangle('Position',[31.25 -93.75 3.125 3.125], 'FaceColor',[1 1 1]);
rectangle('Position',[34.375 -93.75 3.125 3.125], 'FaceColor',[1 1 1]);
rectangle('Position',[25 -96.875 3.125 3.125], 'FaceColor',[0 0 0]);
rectangle('Position',[28.125 -96.875 3.125 3.125], 'FaceColor',[1 1 1]);
rectangle('Position',[25 -100 3.125 3.125], 'FaceColor',[0 0 0]);
rectangle('Position',[28.125 -100 3.125 3.125], 'FaceColor',[0 0 0]);
rectangle('Position',[31.25 -96.875 3.125 3.125], 'FaceColor',[1 1 1]);
rectangle('Position',[34.375 -96.875 3.125 3.125], 'FaceColor',[1 1 1]);
rectangle('Position',[31.25 -100 3.125 3.125], 'FaceColor',[0 0 0]);
rectangle('Position',[34.375 -100 3.125 3.125], 'FaceColor',[0 0 0]);
rectangle('Position',[37.5 -90.625 3.125 3.125], 'FaceColor',[0 0 0]);
rectangle('Position',[40.625 -90.625 3.125 3.125], 'FaceColor',[0 0 0]);
rectangle('Position',[37.5 -93.75 3.125 3.125], 'FaceColor',[1 1 1]);
rectangle('Position',[40.625 -93.75 3.125 3.125], 'FaceColor',[1 1 1]);
rectangle('Position',[43.75 -90.625 3.125 3.125], 'FaceColor',[0 0 0]);
rectangle('Position',[46.875 -90.625 3.125 3.125], 'FaceColor',[1 1 1]);
rectangle('Position',[43.75 -93.75 3.125 3.125], 'FaceColor',[1 1 1]);
rectangle('Position',[46.875 -93.75 3.125 3.125], 'FaceColor',[1 1 1]);
rectangle('Position',[37.5 -96.875 3.125 3.125], 'FaceColor',[1 1 1]);
rectangle('Position',[40.625 -96.875 3.125 3.125], 'FaceColor',[1 1 1]);
rectangle('Position',[37.5 -100 3.125 3.125], 'FaceColor',[0 0 0]);
rectangle('Position',[40.625 -100 3.125 3.125], 'FaceColor',[0 0 0]);
rectangle('Position',[43.75 -96.875 3.125 3.125], 'FaceColor',[1 1 1]);
rectangle('Position',[46.875 -96.875 3.125 3.125], 'FaceColor',[1 1 1]);
rectangle('Position',[43.75 -100 3.125 3.125], 'FaceColor',[0 0 0]);
rectangle('Position',[46.875 -100 3.125 3.125], 'FaceColor',[0 0 0]);
rectangle('Position',[56.25 -53.125 3.125 3.125], 'FaceColor',[0 0 0]);
rectangle('Position',[59.375 -53.125 3.125 3.125], 'FaceColor',[0 0 0]);
rectangle('Position',[56.25 -56.25 3.125 3.125], 'FaceColor',[0 0 0]);
rectangle('Position',[59.375 -56.25 3.125 3.125], 'FaceColor',[1 1 1]);
rectangle('Position',[56.25 -59.375 3.125 3.125], 'FaceColor',[0 0 0]);
rectangle('Position',[59.375 -59.375 3.125 3.125], 'FaceColor',[1 1 1]);
rectangle('Position',[56.25 -62.5 3.125 3.125], 'FaceColor',[0 0 0]);
rectangle('Position',[59.375 -62.5 3.125 3.125], 'FaceColor',[1 1 1]);
rectangle('Position',[62.5 -53.125 3.125 3.125], 'FaceColor',[0 0 0]);
rectangle('Position',[65.625 -53.125 3.125 3.125], 'FaceColor',[1 1 1]);
rectangle('Position',[62.5 -56.25 3.125 3.125], 'FaceColor',[1 1 1]);
rectangle('Position',[65.625 -56.25 3.125 3.125], 'FaceColor',[1 1 1]);
rectangle('Position',[87.5 -53.125 3.125 3.125], 'FaceColor',[1 1 1]);
rectangle('Position',[90.625 -53.125 3.125 3.125], 'FaceColor',[0 0 0]);
rectangle('Position',[87.5 -56.25 3.125 3.125], 'FaceColor',[1 1 1]);
rectangle('Position',[90.625 -56.25 3.125 3.125], 'FaceColor',[0 0 0]);
rectangle('Position',[93.75 -59.375 3.125 3.125], 'FaceColor',[1 1 1]);
rectangle('Position',[96.875 -59.375 3.125 3.125], 'FaceColor',[0 0 0]);
rectangle('Position',[93.75 -62.5 3.125 3.125], 'FaceColor',[1 1 1]);
rectangle('Position',[96.875 -62.5 3.125 3.125], 'FaceColor',[0 0 0]);
rectangle('Position',[93.75 -65.625 3.125 3.125], 'FaceColor',[1 1 1]);
rectangle('Position',[96.875 -65.625 3.125 3.125], 'FaceColor',[0 0 0]);
rectangle('Position',[93.75 -68.75 3.125 3.125], 'FaceColor',[1 1 1]);
rectangle('Position',[96.875 -68.75 3.125 3.125], 'FaceColor',[0 0 0]);
rectangle('Position',[50 -78.125 3.125 3.125], 'FaceColor',[1 1 1]);
rectangle('Position',[53.125 -78.125 3.125 3.125], 'FaceColor',[0 0 0]);
rectangle('Position',[50 -81.25 3.125 3.125], 'FaceColor',[1 1 1]);
rectangle('Position',[53.125 -81.25 3.125 3.125], 'FaceColor',[0 0 0]);
rectangle('Position',[50 -84.375 3.125 3.125], 'FaceColor',[1 1 1]);
rectangle('Position',[53.125 -84.375 3.125 3.125], 'FaceColor',[0 0 0]);
rectangle('Position',[50 -87.5 3.125 3.125], 'FaceColor',[1 1 1]);
rectangle('Position',[53.125 -87.5 3.125 3.125], 'FaceColor',[0 0 0]);
rectangle('Position',[62.5 -84.375 3.125 3.125], 'FaceColor',[1 1 1]);
rectangle('Position',[65.625 -84.375 3.125 3.125], 'FaceColor',[1 1 1]);
rectangle('Position',[62.5 -87.5 3.125 3.125], 'FaceColor',[0 0 0]);
rectangle('Position',[65.625 -87.5 3.125 3.125], 'FaceColor',[0 0 0]);
rectangle('Position',[68.75 -84.375 3.125 3.125], 'FaceColor',[1 1 1]);
rectangle('Position',[71.875 -84.375 3.125 3.125], 'FaceColor',[1 1 1]);
rectangle('Position',[68.75 -87.5 3.125 3.125], 'FaceColor',[0 0 0]);
rectangle('Position',[71.875 -87.5 3.125 3.125], 'FaceColor',[1 1 1]);
rectangle('Position',[50 -90.625 3.125 3.125], 'FaceColor',[1 1 1]);
rectangle('Position',[53.125 -90.625 3.125 3.125], 'FaceColor',[0 0 0]);
rectangle('Position',[50 -93.75 3.125 3.125], 'FaceColor',[1 1 1]);
rectangle('Position',[53.125 -93.75 3.125 3.125], 'FaceColor',[0 0 0]);
rectangle('Position',[50 -96.875 3.125 3.125], 'FaceColor',[1 1 1]);
rectangle('Position',[53.125 -96.875 3.125 3.125], 'FaceColor',[0 0 0]);
rectangle('Position',[50 -100 3.125 3.125], 'FaceColor',[0 0 0]);
rectangle('Position',[53.125 -100 3.125 3.125], 'FaceColor',[0 0 0]);
rectangle('Position',[62.5 -96.875 3.125 3.125], 'FaceColor',[1 1 1]);
rectangle('Position',[65.625 -96.875 3.125 3.125], 'FaceColor',[1 1 1]);
rectangle('Position',[62.5 -100 3.125 3.125], 'FaceColor',[0 0 0]);
rectangle('Position',[65.625 -100 3.125 3.125], 'FaceColor',[0 0 0]);
rectangle('Position',[68.75 -96.875 3.125 3.125], 'FaceColor',[1 1 1]);
rectangle('Position',[71.875 -96.875 3.125 3.125], 'FaceColor',[1 1 1]);
rectangle('Position',[68.75 -100 3.125 3.125], 'FaceColor',[0 0 0]);
rectangle('Position',[71.875 -100 3.125 3.125], 'FaceColor',[0 0 0]);
rectangle('Position',[75 -78.125 3.125 3.125], 'FaceColor',[0 0 0]);
rectangle('Position',[78.125 -78.125 3.125 3.125], 'FaceColor',[0 0 0]);
rectangle('Position',[75 -81.25 3.125 3.125], 'FaceColor',[1 1 1]);
rectangle('Position',[78.125 -81.25 3.125 3.125], 'FaceColor',[1 1 1]);
rectangle('Position',[87.5 -78.125 3.125 3.125], 'FaceColor',[0 0 0]);
rectangle('Position',[90.625 -78.125 3.125 3.125], 'FaceColor',[0 0 0]);
rectangle('Position',[87.5 -81.25 3.125 3.125], 'FaceColor',[1 1 1]);
rectangle('Position',[90.625 -81.25 3.125 3.125], 'FaceColor',[1 1 1]);
rectangle('Position',[93.75 -78.125 3.125 3.125], 'FaceColor',[0 0 0]);
rectangle('Position',[96.875 -78.125 3.125 3.125], 'FaceColor',[0 0 0]);
rectangle('Position',[93.75 -81.25 3.125 3.125], 'FaceColor',[1 1 1]);
rectangle('Position',[96.875 -81.25 3.125 3.125], 'FaceColor',[0 0 0]);
rectangle('Position',[93.75 -84.375 3.125 3.125], 'FaceColor',[1 1 1]);
rectangle('Position',[96.875 -84.375 3.125 3.125], 'FaceColor',[0 0 0]);
rectangle('Position',[93.75 -87.5 3.125 3.125], 'FaceColor',[1 1 1]);
rectangle('Position',[96.875 -87.5 3.125 3.125], 'FaceColor',[0 0 0]);
rectangle('Position',[81.25 -90.625 3.125 3.125], 'FaceColor',[0 0 0]);
rectangle('Position',[84.375 -90.625 3.125 3.125], 'FaceColor',[0 0 0]);
rectangle('Position',[81.25 -93.75 3.125 3.125], 'FaceColor',[1 1 1]);
rectangle('Position',[84.375 -93.75 3.125 3.125], 'FaceColor',[1 1 1]);
rectangle('Position',[75 -96.875 3.125 3.125], 'FaceColor',[1 1 1]);
rectangle('Position',[78.125 -96.875 3.125 3.125], 'FaceColor',[1 1 1]);
rectangle('Position',[75 -100 3.125 3.125], 'FaceColor',[0 0 0]);
rectangle('Position',[78.125 -100 3.125 3.125], 'FaceColor',[0 0 0]);
rectangle('Position',[81.25 -96.875 3.125 3.125], 'FaceColor',[1 1 1]);
rectangle('Position',[84.375 -96.875 3.125 3.125], 'FaceColor',[1 1 1]);
rectangle('Position',[81.25 -100 3.125 3.125], 'FaceColor',[0 0 0]);
rectangle('Position',[84.375 -100 3.125 3.125], 'FaceColor',[0 0 0]);
rectangle('Position',[93.75 -90.625 3.125 3.125], 'FaceColor',[1 1 1]);
rectangle('Position',[96.875 -90.625 3.125 3.125], 'FaceColor',[0 0 0]);
rectangle('Position',[93.75 -93.75 3.125 3.125], 'FaceColor',[1 1 1]);
rectangle('Position',[96.875 -93.75 3.125 3.125], 'FaceColor',[0 0 0]);
rectangle('Position',[87.5 -96.875 3.125 3.125], 'FaceColor',[1 1 1]);
rectangle('Position',[90.625 -96.875 3.125 3.125], 'FaceColor',[1 1 1]);
rectangle('Position',[87.5 -100 3.125 3.125], 'FaceColor',[0 0 0]);
rectangle('Position',[90.625 -100 3.125 3.125], 'FaceColor',[0 0 0]);
rectangle('Position',[93.75 -96.875 3.125 3.125], 'FaceColor',[1 1 1]);
rectangle('Position',[96.875 -96.875 3.125 3.125], 'FaceColor',[0 0 0]);
rectangle('Position',[93.75 -100 3.125 3.125], 'FaceColor',[0 0 0]);
rectangle('Position',[96.875 -100 3.125 3.125], 'FaceColor',[0 0 0]);
X=[93.3333,90.625,85.9375,82.8125,78.125,73.4375,73.4375,71.875,68.75,59.375,53.125,46.875,40.625,34.375,28.125,21.875,17.1875,14.0625,10.9375,7.8125,7.8125,10.9375,10.9375,10.9375,10.9375,10.9375,9.375,7.8125,7.8125,9.375,6.66667];
Y=[-93.3333,-90.625,-92.1875,-92.1875,-90.625,-85.9375,-82.8125,-78.125,-68.75,-65.625,-65.625,-59.375,-53.125,-46.875,-40.625,-40.625,-45.3125,-48.4375,-51.5625,-54.6875,-57.8125,-60.9375,-64.0625,-67.1875,-70.3125,-73.4375,-78.125,-82.8125,-85.9375,-90.625,-93.3333];
hold on;
plot(X,Y,'r');
legend('321.206','Location','southoutside');
